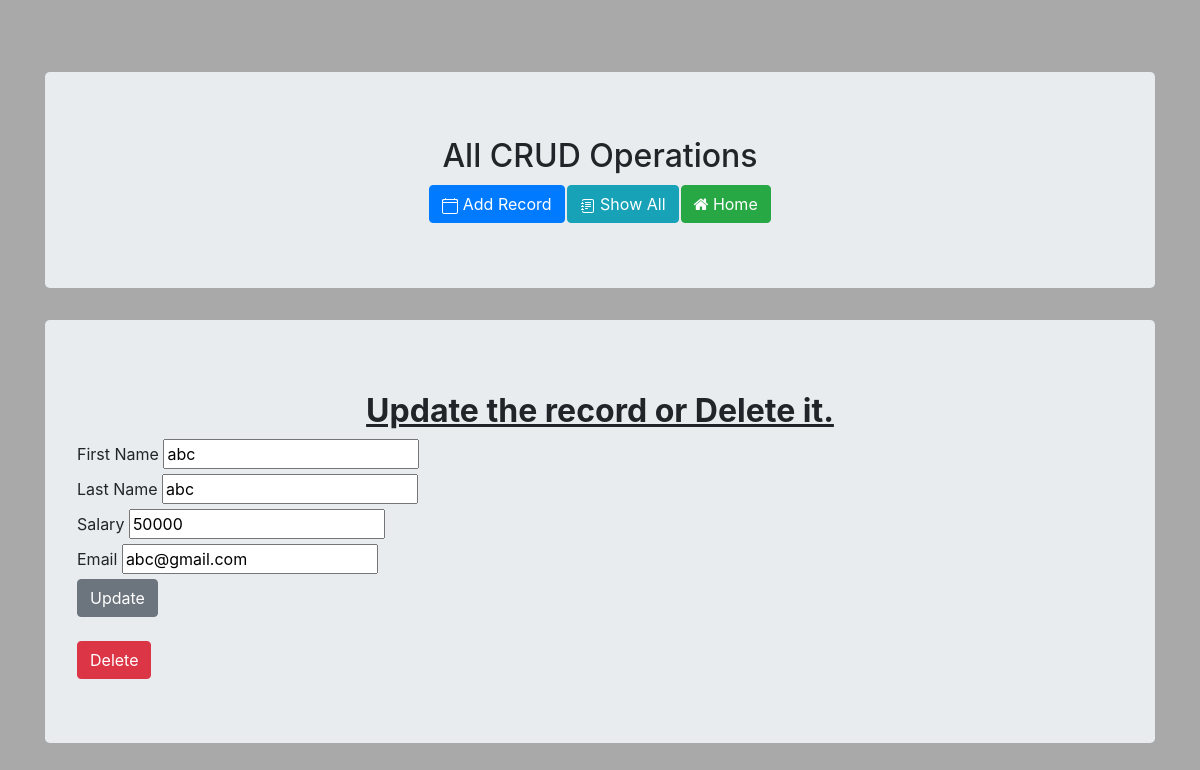
The page /edit/2/edituser on the database its author committed.
### myapp/models.py (models this page shows, shortened)
class RegisterUser(models.Model):
    fname=models.CharField(max_length=20)
    lname=models.CharField(max_length=20)
    salary = models.IntegerField()
    email = models.EmailField(max_length=200)

### myapp/views.py (the view, shortened to what this page needs)
# urls.py: path('edit/<int:id>/edituser',views.edituser,name='edituser'),
def edituser(request,id):
    result = RegisterUser.objects.get(id=id)
    form = RegisterUserForm(instance=result)
    if request.method=='GET':
        return render(request,'myapp/edituser.html',{'form':form,'result':result})

### myapp/forms.py
class RegisterUserForm(forms.ModelForm):
    class Meta:
         model = RegisterUser
         fields = "__all__"

### myapp/templates/myapp/edituser.html (shortened to what this page needs)
{% extends 'myapp/base.html' %}
{% block content %}
<body style="background-color: darkgray; background-image: cross-fade();">
<div class="container">
    <div class="jumbotron" style="background-color: hsl(hue, saturation, lightness);">
<h2 style="text-align: center;"><strong><u>Update the record or Delete it.</u></strong></h2>
<form action="{% url 'edituser' result.id %}" method="POST">
    <label for="fname" >First Name </label>
            {{ form.fname }}
            <br>
            <label for="lname">Last Name</label>
            {{ form.lname }}
            <br>
            <label for="salary">Salary </label>
            {{ form.salary }}
            <br>
            <label for="email">Email </label>
            {{ form.email }}
            <br>
    <button class='btn btn-secondary' type="submit"> Update</button>
</form>
<br>
<form action="{% url 'deleteuser' result.id %}" method="POST">
    <button class='btn btn-danger' type="submit"> Delete</button>
</form>
</div>
</div>
</body>
{% endblock %}

### rows shown on the page
RegisterUser: fname "abc", lname "abc", salary "50000", email "abc@gmail.com"
